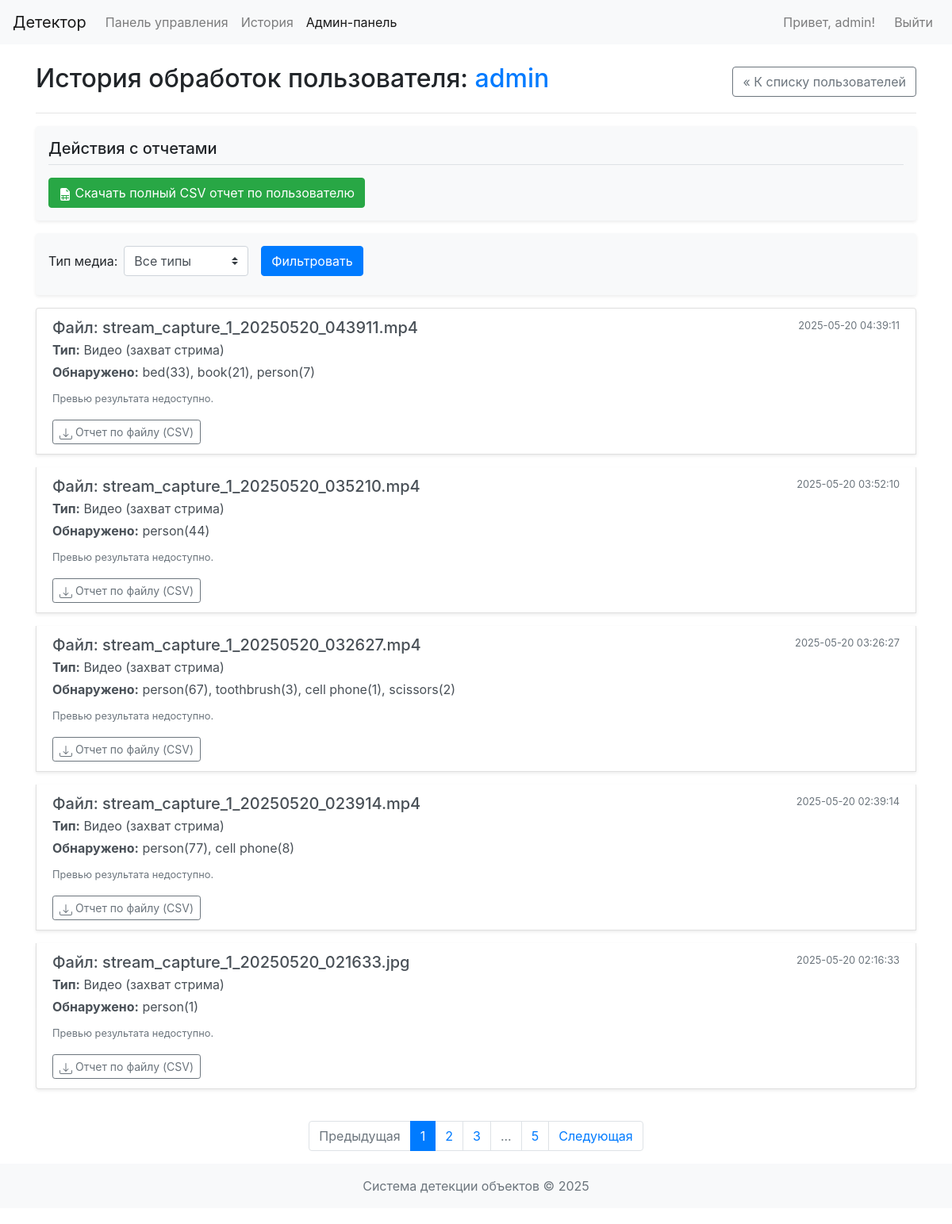
The page /admin/user_history/1 (signed in) on the database its author committed.
### app/models.py (models this page shows, shortened)
class User(db.Model):
    __tablename__ = 'users'
    id = db.Column(db.Integer, primary_key=True)
    username = db.Column(db.String(80), unique=True, nullable=False)
    password_hash = db.Column(db.String(128), nullable=False)
    created_at = db.Column(db.DateTime, nullable=False, default=datetime.utcnow)
    is_admin = db.Column(db.Boolean, nullable=False, default=False)
    media_files = db.relationship('Media', backref='uploader', lazy=True)
    logs = db.relationship('Log', backref='user_event', lazy=True)

class Media(db.Model):
    __tablename__ = 'media'
    id = db.Column(db.Integer, primary_key=True)
    filename = db.Column(db.String(200), nullable=False) # Original uploaded name or generated stream video name
    file_path = db.Column(db.String(300), nullable=False) # Path to the primary file (original or stream video)
    upload_time = db.Column(db.DateTime, nullable=False, default=datetime.utcnow)
    media_type = db.Column(db.String(50), nullable=False) # 'image', 'video' (uploaded), 'stream_capture' (now a video)
    user_id = db.Column(db.Integer, db.ForeignKey('users.id'), nullable=False)
    detections = db.relationship('Detection', backref='media_source', lazy=True, cascade="all, delete-orphan")
    @property
    def media_type_rus(self):
        if self.media_type == 'image':
            return 'Изображение'
        elif self.media_type == 'video': # Uploaded video, processed into another video
            return 'Видео (загруженное)'
        elif self.media_type == 'stream_capture': # Live stream recorded as video
            return 'Видео (захват стрима)'
        return self.media_type

### app/routes.py (the view, shortened to what this page needs)
@main_bp.route('/admin/user_history/<int:user_id>')
@admin_required
def admin_user_history(user_id):
    target_user = User.query.get_or_404(user_id)
    page = request.args.get('page', 1, type=int);
    user_media_q = Media.query.filter_by(user_id=target_user.id)
    media_type_f = request.args.get('media_type')
    if media_type_f: user_media_q = user_media_q.filter(Media.media_type == media_type_f)
    pagination = user_media_q.order_by(Media.upload_time.desc()).paginate(page=page, per_page=5, error_out=False)
    items = []  # Копируем логику из history_page
    for m_item in pagination.items:
        summary = {};
        preview_img = None;
        assoc_vid = None
        if m_item.media_type == 'image':
            for d in m_item.detections: summary[d.object_class] = summary.get(d.object_class, 0) + 1
            fn = next((d.result_frame_filename for d in m_item.detections if
                       d.result_frame_filename and d.result_frame_filename.startswith("result_img_")), None)
            if not fn and m_item.filename: fn = f"result_img_{m_item.filename}"
            if fn and os.path.exists(os.path.join(current_app.config['UPLOAD_FOLDER'], fn)): preview_img = fn
        elif m_item.media_type == 'stream_capture':
            assoc_vid = m_item.filename
            if not os.path.exists(os.path.join(current_app.config['UPLOAD_FOLDER'], assoc_vid)): assoc_vid = None
            for d in m_item.detections: summary[d.object_class] = summary.get(d.object_class, 0) + 1
        items.append({'media': m_item, 'detections_summary_str': (
            ", ".join([f"{k}({v})" for k, v in summary.items()]) if summary else "Объекты не найдены"),
                      'preview_image_file': preview_img, 'associated_video_file': assoc_vid})
    return render_template('admin/user_history_page.html', target_user=target_user, media_items=items,
                           pagination=pagination, current_media_type_filter=media_type_f)

### app/routes.py (called while the page is built)
def admin_required(f):
    @wraps(f)
    def decorated_function(*args, **kwargs):
        if 'user_id' not in session:
            flash('Пожалуйста, войдите в систему.', 'warning')
            return redirect(url_for('main.login'))
        user = User.query.get(session['user_id'])
        if not user or not user.is_admin: abort(403)
        return f(*args, **kwargs)
    return decorated_function

### app/templates/admin/user_history_page.html (shortened to what this page needs)
{% extends "base.html" %}
{% block content %}
<div class="d-flex justify-content-between align-items-center">
    <h2>История обработок пользователя: <span class="text-primary">{{ target_user.username }}</span></h2>
    <a href="{{ url_for('main.admin_dashboard') }}" class="btn btn-outline-secondary">« К списку пользователей</a>
</div>
<hr>
<div class="my-3 p-3 bg-light rounded shadow-sm">
    <h5 class="border-bottom border-gray pb-2 mb-3">Действия с отчетами</h5>
    <a href="{{ url_for('main.admin_download_user_report', user_id=target_user.id) }}" class="btn btn-success">
        Скачать полный CSV отчет по пользователю
    </a>
</div>
<form method="GET" action="{{ url_for('main.admin_user_history', user_id=target_user.id) }}" class="form-inline mb-3 p-3 bg-light rounded shadow-sm">
    <div class="form-group mr-sm-3 mb-2">
        <label for="media_type_filter" class="mr-2">Тип медиа:</label>
        <select name="media_type" id="media_type_filter" class="form-control custom-select">
            <option value="">Все типы</option>
        </select>
    </div>
    <button type="submit" class="btn btn-primary mb-2">Фильтровать</button>
</form>
{% if not media_items and (not pagination or not pagination.items) %}
<div class="alert alert-info" role="alert">
    У пользователя {{ target_user.username }} нет обработанных файлов, соответствующих фильтру.
</div>
{% else %}
<div class="list-group">
    {% for item_data in media_items %}
    <div class="list-group-item list-group-item-action flex-column align-items-start mb-3 shadow-sm">
        <div class="d-flex w-100 justify-content-between">
            <h5 class="mb-1">
                Файл: {{ item_data.media.filename if item_data.media.filename else "Запись стрима без имени файла" }}
            </h5>
            <small class="text-muted">{{ item_data.media.upload_time.strftime('%Y-%m-%d %H:%M:%S') }}</small>
        </div>
        <p class="mb-1"><span class="font-weight-bold">Тип:</span> {{ item_data.media.media_type_rus if item_data.media.media_type_rus else item_data.media.media_type }}</p>
        <p class="mb-1"><span class="font-weight-bold">Обнаружено:</span> {{ item_data.detections_summary_str }}</p>
        {% if item_data.first_result_frame %}
        <div class="mt-2">
            <a href="{{ url_for('main.results_file', filename=item_data.first_result_frame) }}" target="_blank" title="Открыть результат">
                <img src="{{ url_for('main.results_file', filename=item_data.first_result_frame) }}" alt="Результат обработки" class="img-thumbnail" style="max-height: 150px; max-width: 200px;">
            </a>
        </div>
        {% elif item_data.is_stream_capture %}
         <p class="mt-2"><small class="text-muted">Предпросмотр кадра для этой записи стрима недоступен.</small></p>
        {% else %}
        <p class="mt-2"><small class="text-muted">Превью результата недоступно.</small></p>
        {% endif %}
        <div class="mt-2">
             <a href="{{ url_for('main.download_media_report', media_id=item_data.media.id) }}" class="btn btn-sm btn-outline-secondary">
                Отчет по файлу (CSV)
            </a>
        </div>
    </div>
    {% endfor %}
</div>
{% if pagination and pagination.pages > 1 %}
<nav aria-label="Page navigation" class="mt-4">
    <ul class="pagination justify-content-center">
        {% set base_url_params = {'user_id': target_user.id} %}
        {% if current_media_type_filter %}
            {% set _ = base_url_params.update({'media_type': current_media_type_filter}) %}
        {% endif %}
        {% if pagination.has_prev %}
        <li class="page-item"><a class="page-link" href="{{ url_for('main.admin_user_history', page=pagination.prev_num, **base_url_params) }}">Предыдущая</a></li>
        {% else %}
        <li class="page-item disabled"><span class="page-link">Предыдущая</span></li>
        {% endif %}
        {% for page_num in pagination.iter_pages(left_edge=1, right_edge=1, left_current=1, right_current=2) %}
            {% if page_num %}
                {% if pagination.page == page_num %}
                <li class="page-item active"><span class="page-link">{{ page_num }}</span></li>
                {% else %}
                <li class="page-item"><a class="page-link" href="{{ url_for('main.admin_user_history', page=page_num, **base_url_params) }}">{{ page_num }}</a></li>
                {% endif %}
            {% else %}
            <li class="page-item disabled"><span class="page-link">...</span></li>
            {% endif %}
        {% endfor %}
        {% if pagination.has_next %}
        <li class="page-item"><a class="page-link" href="{{ url_for('main.admin_user_history', page=pagination.next_num, **base_url_params) }}">Следующая</a></li>
        {% else %}
        <li class="page-item disabled"><span class="page-link">Следующая</span></li>
        {% endif %}
    </ul>
</nav>
{% endif %}
{% endif %}
{% endblock %}

### app/templates/base.html (shortened to what this page needs)
<!DOCTYPE html>
<html lang="ru">
<head>
    <link rel="stylesheet" href="https://stackpath.bootstrapcdn.com/bootstrap/4.5.2/css/bootstrap.min.css">
    <link rel="stylesheet" href="{{ url_for('static', filename='css/style.css') }}">
</head>
<body>
    <nav class="navbar navbar-expand-lg navbar-light bg-light">
        <a class="navbar-brand" href="{{ url_for('main.welcome') }}">Детектор</a>
        <div class="collapse navbar-collapse" id="navbarNav">
            <ul class="navbar-nav mr-auto">
                {% if 'user_id' in session %}
                <li class="nav-item {% if request.endpoint == 'main.dashboard' %}active{% endif %}">
                    <a class="nav-link" href="{{ url_for('main.dashboard') }}">Панель управления</a>
                </li>
                <li class="nav-item {% if request.endpoint == 'main.history_page' %}active{% endif %}">
                    <a class="nav-link" href="{{ url_for('main.history_page') }}">История</a>
                </li>
                {% if session.get('is_admin') %}
                <li class="nav-item {% if request.endpoint.startswith('main.admin_') %}active{% endif %}">
                    <a class="nav-link" href="{{ url_for('main.admin_dashboard') }}">Админ-панель</a>
                </li>
                {% endif %}
                {% endif %}
            </ul>
            <ul class="navbar-nav">
                {% if 'user_id' in session %}
                    <li class="nav-item">
                        <span class="navbar-text mr-3">Привет, {{ session.username }}!</span>
                    </li>
                    <li class="nav-item">
                        <a class="nav-link" href="{{ url_for('main.logout') }}">Выйти</a>
                    </li>
                {% endif %}
            </ul>
        </div>
    </nav>
    <div class="container mt-4">
        {% block content %}{% endblock %}
    </div>
    <footer class="footer mt-auto py-3 bg-light">
        <div class="container text-center">
            <span class="text-muted">Система детекции объектов © {{ now.year }}</span>
        </div>
    </footer>
</body>
</html>

### static/css/style.css (style rules this page uses)
body { padding-bottom: 20px; }

### rows shown on the page
User: username "admin"
Media: media "stream_capture_1_20250520_043911.mp4", media.upload_time "2025-05-20 04:39:11", media "Видео (захват стрима)"
Media: media "stream_capture_1_20250520_035210.mp4", media.upload_time "2025-05-20 03:52:10", media "Видео (захват стрима)"
Media: media "stream_capture_1_20250520_032627.mp4", media.upload_time "2025-05-20 03:26:27", media "Видео (захват стрима)"
Media: media "stream_capture_1_20250520_023914.mp4", media.upload_time "2025-05-20 02:39:14", media "Видео (захват стрима)"
Media: media "stream_capture_1_20250520_021633.jpg", media.upload_time "2025-05-20 02:16:33", media "Видео (захват стрима)"

### other values the page prints
{{ item_data.detections_summary_str }} "bed(33), book(21), person(7)" "person(44)" "person(67), toothbrush(3), cell phone(1), scissors(2)" "person(77), cell phone(8)" "person(1)"
{{ page_num }} "1"
{{ page_num }} "2" "3" "5"
